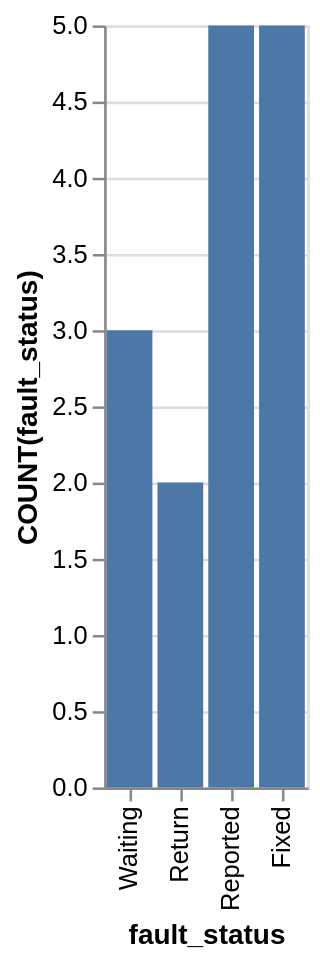

Describe this chart as a Vega-Lite specification.
### Vega-Lite specification from a JSON file in a GitHub repository (floating-point values rounded to 4 significant figures)
{"data": {"values": [{"x_data": "Waiting", "y_data": 3}, {"x_data": "Return", "y_data": 2}, {"x_data": "Reported", "y_data": 5}, {"x_data": "Fixed", "y_data": 5}]}, "mark": "bar", "encoding": {"x": {"field": "x_data", "type": "nominal", "title": "fault_status", "sort": "descending"}, "y": {"field": "y_data", "type": "quantitative", "title": "COUNT(fault_status)"}}}
